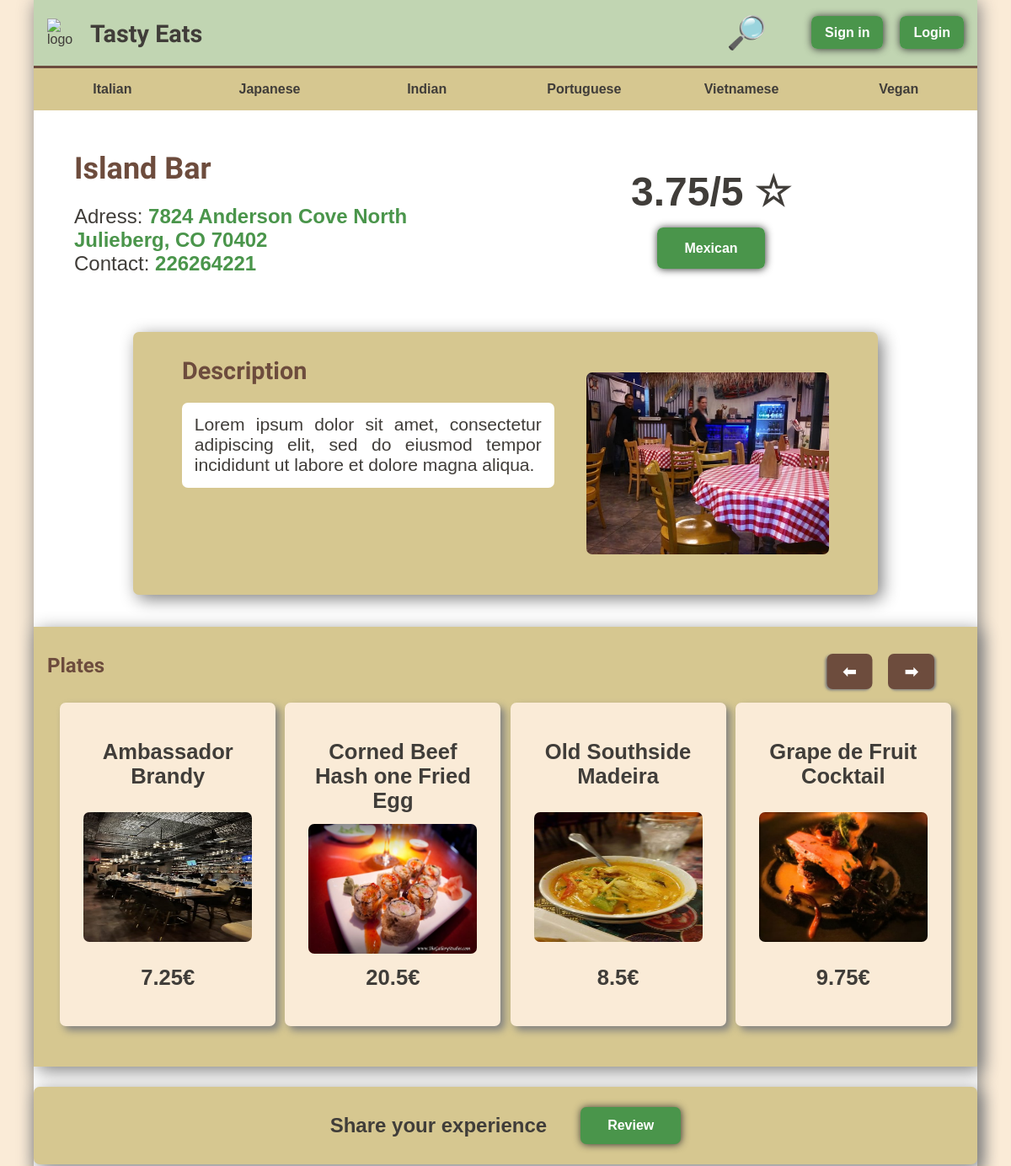
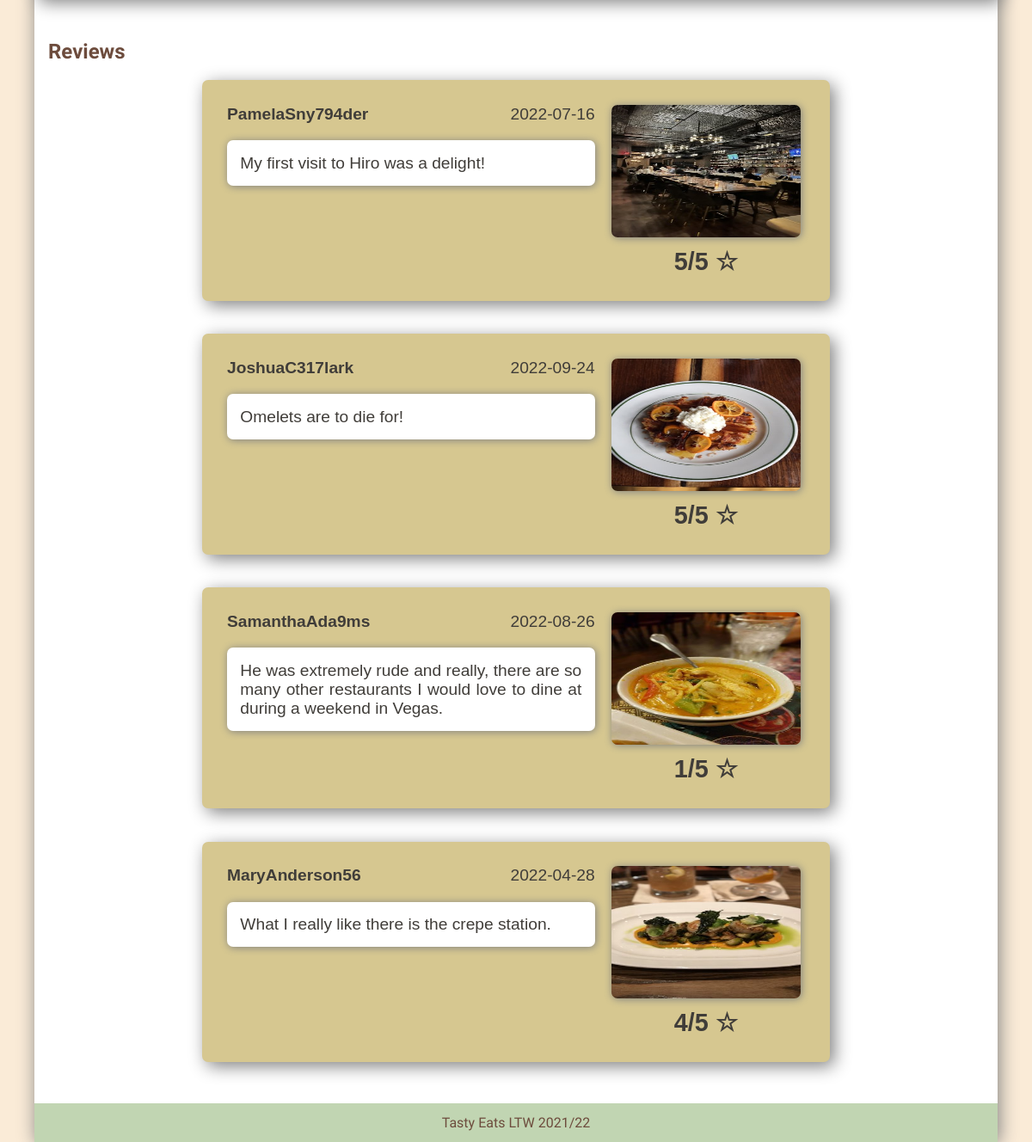
/pages/restaurant.php?id=39, run on the app's committed database (2 pictures, top to bottom).
### tables this page shows
CREATE TABLE Restaurant (
	RestaurantID INTEGER PRIMARY KEY,
	Name VARCHAR NOT NULL,
	phone VARCHAR NOT NULL,
	Address VARCHAR NOT NULL,
	Category VARCHAR NOT NULL,
	Description VARCHAR NOT NULL
);

CREATE TABLE Menu ( 
	RestaurantID INTEGER,
	DishID INTEGER,
	FOREIGN KEY (RestaurantID) REFERENCES Restaurant(RestaurantID),
 	FOREIGN KEY (DishID) REFERENCES Dish(DishID),
	PRIMARY KEY (RestaurantID, DishID)
);

CREATE TABLE Dish (
	DishID INTEGER PRIMARY KEY,
	Name VARCHAR NOT NULL,
	Price VARCHAR NOT NULL,
	Category VARCHAR,
	Description VARCHAR DEFAULT 'Sunt cumque exercitationem incidunt dolores vitae. Voluptatem voluptatum fugiat accusamus incidunt voluptas. Perferendis aperiam asperiores voluptas in error. Neque excepturi tempore non veritatis.'
);

CREATE TABLE Ingredient(
	IngredientID INTEGER PRIMARY KEY,
	IngredientName VARCHAR NOT NULL
);

CREATE TABLE Review (
	ReviewID INTEGER PRIMARY KEY,
	Score INTEGER,
	ReviewComment VARCHAR NOT NULL,
	DateOfReview INTEGER NOT NULL,
	RestaurantID INTEGER NOT NULL,
	CustomerID INTEGER NOT NULL,
	FOREIGN KEY (CustomerID) REFERENCES Customer(CustomerID),
	FOREIGN KEY (RestaurantID) REFERENCES Restaurant(RestaurantID)
);

CREATE TABLE User (
	UserId INTEGER PRIMARY KEY,
	email VARCHAR UNIQUE,
	username VARCHAR,
	password VARCHAR,
	Address VARCHAR,
	phoneNumber VARCHAR,
	PhotoID INTEGER,
	FOREIGN KEY (PhotoID) REFERENCES Photo(PhotoID)
);

### database/restaurant.class.php (called while the page is built, shortened)
<?php
require_once("review.class.php");
class Dish
{
    public int $id;
    public function __construct(int $id, string $name, string $price, string $category, string $description)
    {
        $this->id = $id;
        $this->name = $name;
        $this->price = $price;
    }
    public function getIngredients(PDO $db): array
    {
        $stmt = $db->prepare('select IngredientName
         from Ingredient natural join DishIngredients
         where DishID = ?');
        $stmt->execute(array($this->id));
        $ings = $stmt->fetchAll();
        return $ings;
    }
    public static function getDishesBySearch(PDO $db, string $query, int $offset = null, ?string $cat = null, $rid = null): array
    {
        $dishes = [];
        $stmt = null;
        if ($rid !== null) {
            if ($cat === null) {
                $stmt = $db->prepare('
            SELECT *
            FROM Menu JOIN Dish ON (Menu.DishID = Dish.DishID)
            WHERE Name LIKE "%" || ? || "%"
            AND Menu.RestaurantID = ?
            LIMIT ?, 4
        ');
                $stmt->execute(array($query, $rid, $offset * 4));
            }
        }
        $arr = $stmt->fetchAll();
        foreach ($arr as $dish) {
            array_push($dishes, new Dish(
                (int)$dish['DishID'],
                $dish['Name'],
                $dish['Price'],
                $dish['Category'],
                $dish['Description']
            ));
        }
        return $dishes;
    }
}
class Restaurant
{
    public int $id;
    public function __construct(int $id, string $name, string $address, string $phone, string $category, string $description)
    {
        $this->id = $id;
        $this->name = $name;
        $this->address = $address;
        $this->phone = $phone;
        $this->category = $category;
        $this->description = $description;
    }
    public static function getRestaurant(PDO $db, int $id): ?Restaurant
    {
        $stmt = $db->prepare('
            SELECT *
            FROM Restaurant
            WHERE RestaurantID = ?
        ');
        $stmt->execute(array($id));
        if ($restaurant = $stmt->fetch()) {
            return new Restaurant(
                (int)$restaurant['RestaurantID'],
                $restaurant['Name'],
                $restaurant['Address'],
                $restaurant['phone'],
                $restaurant['Category'],
                $restaurant['Description']
            );
        } else return null;
    }
    public function getRestaurantReviews(PDO $db): ?array
    {
        $stmt = $db->prepare('
            SELECT *
            FROM Review
            WHERE RestaurantID = ?
        ');
        $stmt->execute(array($this->id));
        $reviews = $stmt->fetchAll();
        $array = [];
        foreach ($reviews as $review) {
            array_push($array, new Review(
                (int)$review['ReviewID'],
                (int)$review['Score'],
                $review['ReviewComment'],
                $review['DateOfReview'],
                $review['CustomerID']
            ));
        }
        return $array;
    }
    public function getMediumScore(PDO $db): float
    {
        $medium = 0;
        $count = 0;
        $stmt = $db->prepare('
            SELECT Score
            FROM Restaurant LEFT JOIN Review on (Restaurant.RestaurantID = Review.RestaurantID)
            WHERE Restaurant.RestaurantID = ?
        ');
        $stmt->execute(array($this->id));
        $arr = $stmt->fetchAll();
        foreach ($arr as $score) {
            $medium += $score['Score'];
            $count++;
        }
        return (float)number_format((float)$medium / (float)$count, 2, '.', '');
    }
}

### database/review.class.php (called while the page is built, shortened)
<?php
class Review
{
    public string $reviewer;
    public function __construct(int $id, int $score, string $text, string $date, string $reviewer)
    {
        $this->id = $id;
        $this->score = $score;
        $this->text = $text;
        $this->date = new DateTime($date);
        $this->reviewer = $reviewer;
    }
    public function getReviewerName(PDO $db) : string
    {
        $stmt = $db->prepare('
            SELECT DISTINCT username
            FROM User
            WHERE UserId = ?
        ');
        $stmt->execute(array($this->reviewer));
        return $stmt->fetch()['username'];
    }
}

### templates/plates_carrossel.tpt.php (the view, shortened to what this page needs)
<?php
function drawPlatesCarrossel(array $plates, bool $showNav = true)
{
?>
    <article class="carrosel container plates">
        <h2>Plates</h2>
        <?php if ($showNav) { ?>
            <div class="carrosel_nav">
                <button style="  transform: scale(-1, 1);">&#10145;</button>
                <button>&#10145;</button>
            </div>
        <?php } ?>
        <div class="img_carrosel">
            <?php foreach ($plates as $dish) { ?>
                <a href=<?= "plate.php?id=" . urlencode("$dish->id") ?>>
                    <div class="card_item">
                        <div class="card_face_front">
                            <p><?= htmlentities("$dish->name") ?></p>
                            <img src="../docs/food/<?= htmlentities("$dish->id") ?>.jpg" width="200" height="154" alt="pizza">
                            <p><?= htmlentities("$dish->price") . "€" ?></p>
                        </div>
                        <div class="card_face_back">
                            <?php
                            $db = getDatabaseConnection();
                            $ingredients = $dish->getIngredients($db);
                            foreach ($ingredients as $ing) {  ?>
                                <p>- <?= htmlentities($ing['IngredientName']) ?></p>
                            <?php } ?>
                        </div>
                    </div>
                </a>
            <?php } ?>
        </div>
    </article>
<?php } ?>

### templates/restaurant.tpt.php (shortened to what this page needs)
<?php
require_once(__DIR__ . '/../database/restaurant.class.php');
?>
<?php function drawRestaurantDescriptionName(PDO $db, Restaurant $restaurant)
{ ?>
    <section id="presentation">
        <div>
            <h1><?= htmlentities("$restaurant->name") ?></h1>
            <p>Adress:
                <a href=<?= "https://www.google.com/maps?daddr=" . urlencode($restaurant->address) ?> target="#">
                    <?= htmlentities("$restaurant->address") ?>
                </a>
            </p>
            <p>Contact: <a href=<?= "tel:" . urlencode("$restaurant->phone") ?>><?= htmlentities("$restaurant->phone") ?></a></p>
        </div>
        <div>
            <p><?= htmlentities($restaurant->getMediumScore($db)) ?>/5 &star;</p>
            <a class="link_button" href="#"><?= htmlentities($restaurant->category) ?></a>
        </div>
    </section>
<?php } ?>
<?php function drawRestaurantDescription(Restaurant $restaurant, bool $isOwner, $customer)
{
    $db = getDatabaseConnection(); ?>
    <section id="description" class="container">
        <div>
            <h2>Description</h2>
            <p>
                <?= htmlentities("$restaurant->description") ?>
            </p>
        </div>
        <img src="../docs/restaurant/<?= urlencode($restaurant->id) ?>.jpg" alt="">
    </section>
<?php } ?>
<?php function drawRestaurantAskReview(Restaurant $restaurant)
{ ?>
    <section id="share_exp" class="container">
        <p>Share your experience</p>
        <a class="link_button" href=<?= "review.php?id=" . urlencode($restaurant->id) ?>>Review</a>
    </section>
<?php } ?>
<?php function drawRestaurantReviews(PDO $db, array $reviews, bool $isOwner)
{ ?>
    <article id="reviews">
        <h2>Reviews</h2>
        <?php foreach ($reviews as $review) {
            $reviewer = $review->getReviewerName($db);
            drawRestaurantReview($review, $reviewer, $isOwner);
        } ?>
    </article>
<?php } ?>
<?php function drawRestaurantReview(Review $review, string $reviewer, bool $isOwner)
{
    $db = getDatabaseConnection(); ?>
    <article class="rest_review container">
        <div>
            <div class="review_header">
                <p class="review_name"><?= htmlentities("$reviewer") ?></p>
                <p class="review_date"><?= htmlentities($review->date->format('Y-m-d')) ?></p>
            </div>
            <p class="review_text">
                <?= htmlentities($review->text) ?>
            </p>
        </div>
        <div>
            <img src="../docs/reviews/<?= urlencode($review->id) ?>.jpg" alt="">
            <p class="review_score"><?= htmlentities("$review->score") ?>/5 &star;</p>
        </div>
    </article>
<?php } ?>

### data on the page
restaurant: Name "Island Bar", Address "7824 Anderson Cove North Julieberg, CO 70402", phone "226264221", Category "Mexican", Description "Lorem ipsum dolor sit amet, consectetur adipiscing elit, sed do eiusmod tempor incididunt ut labore et dolore magna aliqua."
menu: DishID.Name "Ambassador Brandy", shows a picture, DishID.Price "7.25"
ingredient: IngredientName "Chives"
ingredient: IngredientName "Abalone"
ingredient: IngredientName "Mallard duck"
menu: DishID.Name "Corned Beef Hash one Fried Egg", shows a picture, DishID.Price "20.5"
ingredient: IngredientName "Loganberry"
ingredient: IngredientName "Emu"
ingredient: IngredientName "Lentils"
ingredient: IngredientName "Anchovy"
menu: DishID.Name "Old Southside Madeira", shows a picture, DishID.Price "8.5"
ingredient: IngredientName "Sherry"
ingredient: IngredientName "Safflower"
ingredient: IngredientName "Kumquat"
menu: DishID.Name "Grape de Fruit Cocktail", shows a picture, DishID.Price "9.75"
ingredient: IngredientName "Borage"
ingredient: IngredientName "Soy yogurt"
ingredient: IngredientName "Pacific jack…"
review: user.username "PamelaSny794der", DateOfReview "2022-07-16", ReviewComment "My first visit to Hiro was a delight!", shows a picture, Score "5"
review: user.username "JoshuaC317lark", DateOfReview "2022-09-24", ReviewComment "Omelets are to die for!", shows a picture, Score "5"
review: user.username "SamanthaAda9ms", DateOfReview "2022-08-26", ReviewComment "He was extremely rude and really, there are so many other restaurants I would love to dine at during a weekend in Vegas.", shows a picture, Score "1"
review: user.username "MaryAnderson56", DateOfReview "2022-04-28", ReviewComment "What I really like there is the crepe station.", shows a picture, Score "4"

### other printed values
$restaurant->getMediumScore($db) "3.75"
